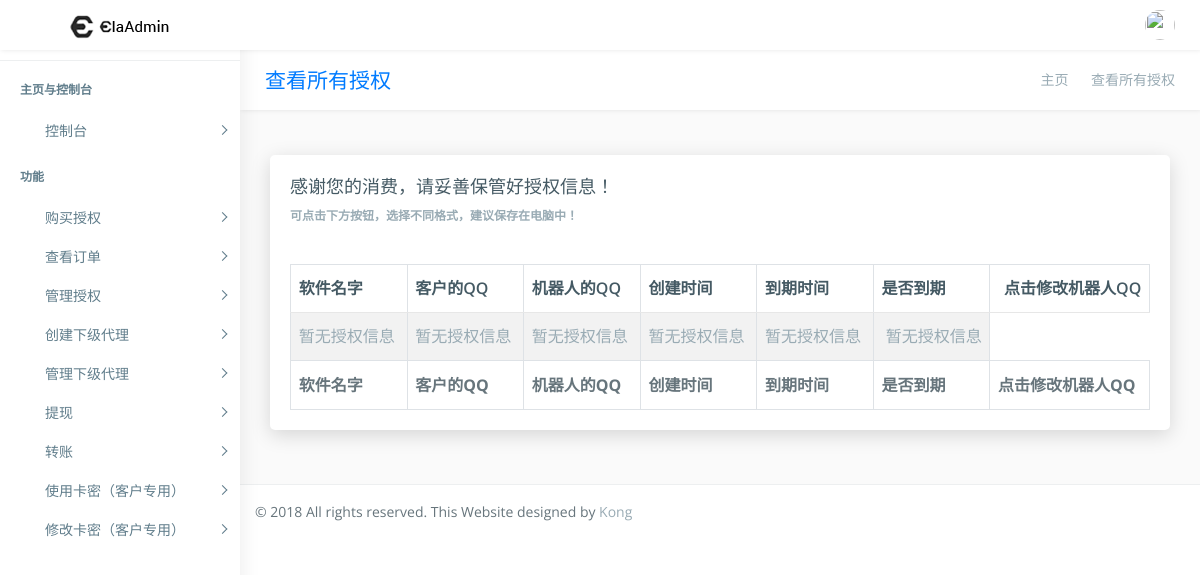
/check_all_auth/ (signed in), run on an earlier commit of the app's database.
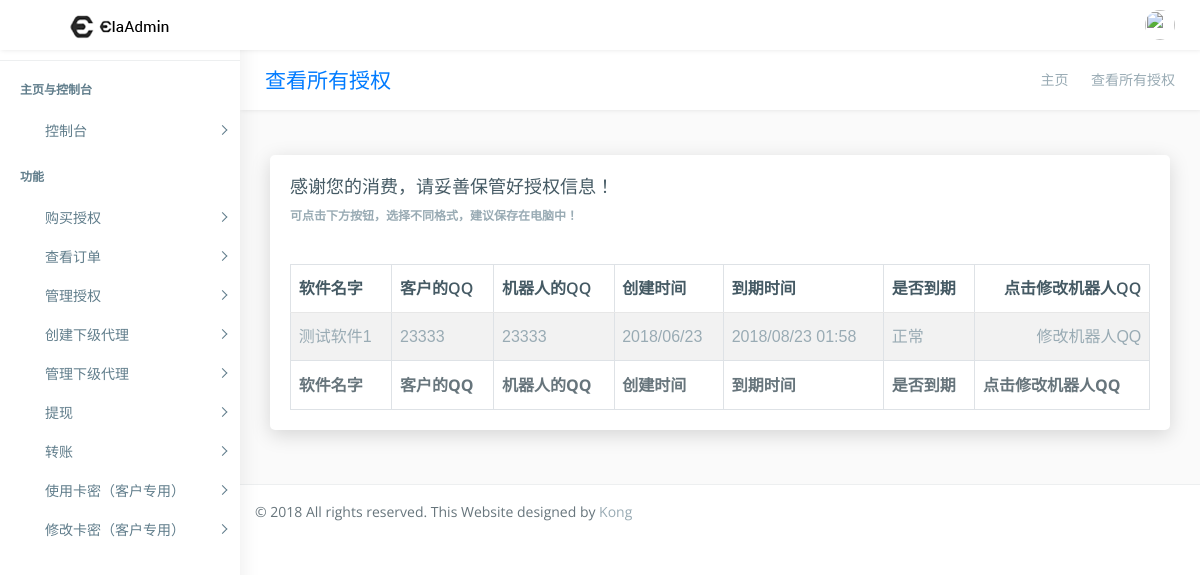
And on a later commit of the database.
### main_app/models.py (models this page shows, shortened)
class Software(models.Model):
    software_id = models.PositiveIntegerField(verbose_name="软件ID", unique=True)
    software_name = models.CharField(verbose_name="软件名", max_length=30)
    software_version_number = models.CharField(verbose_name="软件版本号", max_length=30,default="V1.0")
    software_each_time = models.PositiveIntegerField(verbose_name="套餐时间（按小时计算）",default=720)
    software_cost = models.DecimalField(max_digits=8,decimal_places=2,verbose_name="软件价格",default=0)
    software_try = models.BooleanField(verbose_name="是否开启试用",default=False)
    software_try_hours = models.PositiveIntegerField(verbose_name="试用时长",default=0)

class Authorization(models.Model):
    software = models.ForeignKey(Software, verbose_name="软件对象")
    customer_QQ = models.PositiveIntegerField(verbose_name="客户的QQ")
    proxy_man = models.ForeignKey(User,verbose_name="代理",blank=True,null=True)
    bot_QQ = models.PositiveIntegerField("机器人的QQ")
    begin_time = models.DateField(verbose_name="创建时间",auto_now_add=True)
    deadline_time = models.DateTimeField(verbose_name="到期时间",default=timezone.now)

### main_app/views/web/base_web.py (the view)
# urls.py: url(r'^check_all_auth/$',check_all_auth,name='check_all_auth'),
@login_required
def check_all_auth(request):
    context = {}
    try:  #查找授权
        auths = Authorization.objects.filter(proxy_man=request.user).order_by('id')
        auths_list =[]
        auths = auths.reverse()
        for i in auths:
            a = {"software":i.software,"customer_QQ":i.customer_QQ,"bot_QQ":i.bot_QQ,"begin_time":i.begin_time,"deadline_time":i.deadline_time,"pk":i.pk}
            auths_list.append(a)
            if i.deadline_time < timezone.now():
                a["auths_state"] = False
            else:
                a["auths_state"] = True
        context["auths_list"] = auths_list
    except:
        pass
    return render(request,'page-auth.html',context)

### templates/page-auth.html (shortened to what the changed rows need)
{% extends "base.html" %}
{% load staticfiles %}
{% block wrapper %}
        <div class="page-wrapper">
            <div class="container-fluid">
                <div class="row">
                    <div class="col-12">
                        <div class="card">
                            <div class="card-body">
                                <div class="table-responsive m-t-40">
                                    <table id="example23" class="display nowrap table table-hover table-striped table-bordered" cellspacing="0" width="100%">
                                        <thead>
                                            <tr>
                                                <th>软件名字</th>
                                                <th>客户的QQ</th>
                                                <th>机器人的QQ</th>
                                                <th>创建时间</th>
                                                <th>到期时间</th>
                                                <th>是否到期</th>
                                                <th>点击修改机器人QQ</th>
                                            </tr>
                                        </thead>
                                        <tfoot>
                                            <tr>
                                                <th>软件名字</th>
                                                <th>客户的QQ</th>
                                                <th>机器人的QQ</th>
                                                <th>创建时间</th>
                                                <th>到期时间</th>
                                                <th>是否到期</th>
                                                <th>点击修改机器人QQ</th>
                                            </tr>
                                        </tfoot>
                                        <tbody>
                                        {% if auths_list %}
                                        {% for i in auths_list %}
                                            <tr>
                                                <td>{{ i.software.software_name }}</td>
                                                <td>{{ i.customer_QQ }}</td>
                                                <td>{{ i.bot_QQ}}</td>
                                                <td>{{ i.begin_time|date:"Y/m/d" }}</td>
                                                <td>{{ i.deadline_time|date:"Y/m/d H:i" }}</td>
                                                {% if i.auths_state %}
                                                    <td>正常</td>
                                                {% else %}
                                                    <td>到期</td>
                                                {% endif %}
                                                <td><a href="{% url "check_auth" pk=i.pk %}">修改机器人QQ</a></td>
                                            </tr>
                                        {% endfor %}
                                        {% else %}
                                            <tr>
                                                <td>暂无授权信息</td>
                                                <td>暂无授权信息</td>
                                                <td>暂无授权信息</td>
                                                <td>暂无授权信息</td>
                                                <td>暂无授权信息</td>
                                                <td>暂无授权信息</td>
                                            </tr>
                                        {% endif %}
                                        </tbody>
                                    </table>
                                </div>
                            </div>
                        </div>
                    </div>
                </div>
            </div>
{% endblock wrapper %}

What changed in the data, as far as the page shows it:
now on this page (row edited): Software: software.software_name "测试软件1", customer_QQ "23333", bot_QQ "23333", begin_time "2018/06/23", deadline_time "2018/08/23 01:58"
Also different on the page:
text no longer shown: "暂无授权信息 暂无授权信息 暂无授权信息 暂无授权信息 暂无授权信息 暂无授权信息"
